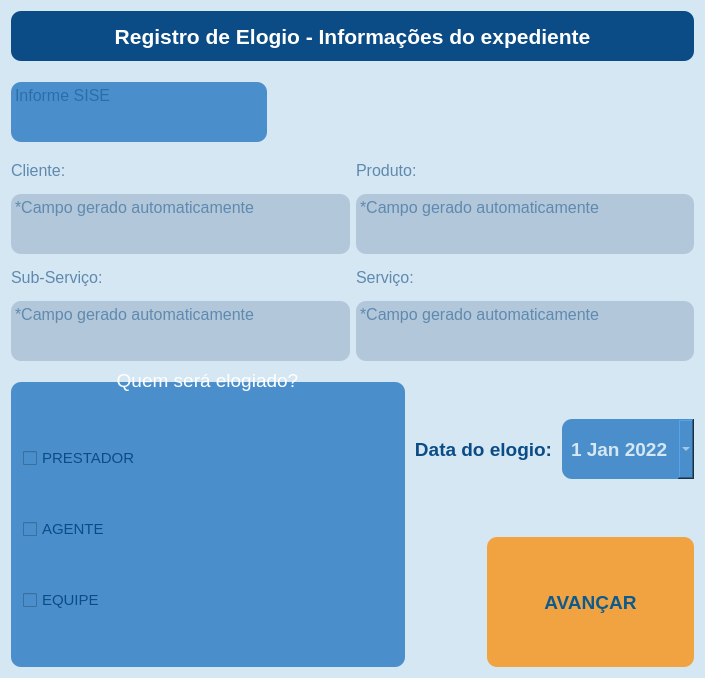
        <widget class="QFrame" name="main_frame">
         <property name="minimumSize">
          <size>
           <width>0</width>
           <height>0</height>
          </size>
         </property>
         <property name="maximumSize">
          <size>
           <width>16777215</width>
           <height>16777215</height>
          </size>
         </property>
         <property name="styleSheet">
          <string notr="true">QFrame {background-color:#D5E7F2;
color: rgb(255, 255, 255);
border: rgb(0, 0, 127);
border-radius: 10px;
}

</string>
         </property>
         <property name="frameShape">
          <enum>QFrame::NoFrame</enum>
         </property>
         <property name="frameShadow">
          <enum>QFrame::Raised</enum>
         </property>
         <layout class="QGridLayout" name="gridLayout_3" rowstretch="0,0,0,0,0,0" rowminimumheight="0,0,0,0,0,0">
          <item row="3" column="0" rowspan="3" colspan="2">
           <widget class="QGroupBox" name="groupBox">
            <property name="sizePolicy">
             <sizepolicy hsizetype="Preferred" vsizetype="Preferred">
              <horstretch>0</horstretch>
              <verstretch>0</verstretch>
             </sizepolicy>
            </property>
            <property name="minimumSize">
             <size>
              <width>0</width>
              <height>300</height>
             </size>
            </property>
            <property name="maximumSize">
             <size>
              <width>600</width>
              <height>16777215</height>
             </size>
            </property>
            <property name="font">
             <font>
              <pointsize>14</pointsize>
              <weight>50</weight>
              <bold>false</bold>
             </font>
            </property>
            <property name="styleSheet">
             <string notr="true">QGroupBox {
background-color: rgb(74, 143, 204);
color: rgb(255, 255, 255);
border: rgb(0, 0, 127);
border-radius: 10px;
margin-top: 15px}

QGroupBox:focus{
border: 5px solid #F2A341;
}
QCheckBox {background-color: rgb(74, 143, 204);
color: #0B4C86;}

QCheckBox:checked {
color: #F3AA3E;}

</string>
            </property>
            <property name="title">
             <string>Quem será elogiado?</string>
            </property>
            <property name="alignment">
             <set>Qt::AlignCenter</set>
            </property>
            <property name="checkable">
             <bool>false</bool>
            </property>
            <property name="checked">
             <bool>false</bool>
            </property>
            <layout class="QVBoxLayout" name="verticalLayout_3">
             <item>
              <widget class="QCheckBox" name="cb_prestador">
               <property name="sizePolicy">
                <sizepolicy hsizetype="Minimum" vsizetype="Fixed">
                 <horstretch>0</horstretch>
                 <verstretch>0</verstretch>
                </sizepolicy>
               </property>
               <property name="minimumSize">
                <size>
                 <width>0</width>
                 <height>0</height>
                </size>
               </property>
               <property name="font">
                <font>
                 <pointsize>11</pointsize>
                </font>
               </property>
               <property name="text">
                <string>PRESTADOR</string>
               </property>
              </widget>
             </item>
             <item>
              <widget class="QCheckBox" name="cb_agente">
               <property name="sizePolicy">
                <sizepolicy hsizetype="Minimum" vsizetype="Fixed">
                 <horstretch>0</horstretch>
                 <verstretch>0</verstretch>
                </sizepolicy>
               </property>
               <property name="minimumSize">
                <size>
                 <width>0</width>
                 <height>0</height>
                </size>
               </property>
               <property name="font">
                <font>
                 <family>Segoe UI</family>
                 <pointsize>11</pointsize>
                </font>
               </property>
               <property name="text">
                <string>AGENTE</string>
               </property>
              </widget>
             </item>
             <item>
              <widget class="QCheckBox" name="cb_equipe">
               <property name="font">
                <font>
                 <pointsize>11</pointsize>
                </font>
               </property>
               <property name="layoutDirection">
                <enum>Qt::LeftToRight</enum>
               </property>
               <property name="text">
                <string>EQUIPE</string>
               </property>
              </widget>
             </item>
            </layout>
           </widget>
          </item>
          <item row="0" column="0" colspan="5">
           <widget class="QLabel" name="label_10">
            <property name="enabled">
             <bool>true</bool>
            </property>
            <property name="minimumSize">
             <size>
              <width>0</width>
              <height>60</height>
             </size>
            </property>
            <property name="maximumSize">
             <size>
              <width>16777215</width>
              <height>85</height>
             </size>
            </property>
            <property name="font">
             <font>
              <pointsize>16</pointsize>
              <weight>75</weight>
              <bold>true</bold>
             </font>
            </property>
            <property name="layoutDirection">
             <enum>Qt::LeftToRight</enum>
            </property>
            <property name="styleSheet">
             <string notr="true">background-color: #0B4C86;
color: rgb(255, 255, 255);
border: #F2A341;
border-radius: 10px;
margin-bottom: 10px;</string>
            </property>
            <property name="frameShadow">
             <enum>QFrame::Plain</enum>
            </property>
            <property name="lineWidth">
             <number>1</number>
            </property>
            <property name="text">
             <string>Registro de Elogio - Informações do expediente</string>
            </property>
            <property name="alignment">
             <set>Qt::AlignCenter</set>
            </property>
           </widget>
          </item>
          <item row="1" column="0" colspan="2">
           <layout class="QHBoxLayout" name="horizontalLayout_2">
            <item>
             <widget class="QPlainTextEdit" name="et_sise">
              <property name="minimumSize">
               <size>
                <width>0</width>
                <height>0</height>
               </size>
              </property>
              <property name="maximumSize">
               <size>
                <width>600</width>
                <height>60</height>
               </size>
              </property>
              <property name="font">
               <font>
                <pointsize>12</pointsize>
               </font>
              </property>
              <property name="styleSheet">
               <string notr="true">QPlainTextEdit {
color: #0B4C86;
border-color: rgb(242, 163, 65);
background-color: rgb(74, 143, 204);
}
QPlainTextEdit:focus{
border: 3px solid #F2A341;
}</string>
              </property>
              <property name="frameShape">
               <enum>QFrame::NoFrame</enum>
              </property>
              <property name="frameShadow">
               <enum>QFrame::Sunken</enum>
              </property>
              <property name="lineWidth">
               <number>3</number>
              </property>
              <property name="tabChangesFocus">
               <bool>true</bool>
              </property>
              <property name="maximumBlockCount">
               <number>8</number>
              </property>
              <property name="placeholderText">
               <string>Informe SISE</string>
              </property>
             </widget>
            </item>
            <item>
             <widget class="QPushButton" name="btn_pesquisar">
              <property name="minimumSize">
               <size>
                <width>0</width>
                <height>70</height>
               </size>
              </property>
              <property name="cursor">
               <cursorShape>PointingHandCursor</cursorShape>
              </property>
              <property name="styleSheet">
               <string notr="true">QPushButton {
background-color:#D5E7F2;
border-radius: 15px;
padding-right: 100px;
}
</string>
              </property>
              <property name="text">
               <string/>
              </property>
              <property name="icon">
               <iconset>
                <normaloff>lupa.png</normaloff>lupa.png</iconset>
              </property>
              <property name="iconSize">
               <size>
                <width>50</width>
                <height>50</height>
               </size>
              </property>
             </widget>
            </item>
           </layout>
          </item>
          <item row="2" column="0" colspan="5">
           <layout class="QGridLayout" name="gridLayout_4">
            <item row="3" column="1">
             <widget class="QPlainTextEdit" name="servico_auto_2">
              <property name="enabled">
               <bool>false</bool>
              </property>
              <property name="minimumSize">
               <size>
                <width>0</width>
                <height>15</height>
               </size>
              </property>
              <property name="maximumSize">
               <size>
                <width>16777215</width>
                <height>60</height>
               </size>
              </property>
              <property name="font">
               <font>
                <pointsize>12</pointsize>
               </font>
              </property>
              <property name="styleSheet">
               <string notr="true">color: rgb(11, 76, 134);
background-color: #B2C7D9;
</string>
              </property>
              <property name="frameShape">
               <enum>QFrame::NoFrame</enum>
              </property>
              <property name="placeholderText">
               <string>*Campo gerado automaticamente </string>
              </property>
             </widget>
            </item>
            <item row="1" column="0">
             <widget class="QPlainTextEdit" name="cliente_auto_2">
              <property name="enabled">
               <bool>false</bool>
              </property>
              <property name="minimumSize">
               <size>
                <width>0</width>
                <height>15</height>
               </size>
              </property>
              <property name="maximumSize">
               <size>
                <width>16777215</width>
                <height>60</height>
               </size>
              </property>
              <property name="font">
               <font>
                <pointsize>12</pointsize>
               </font>
              </property>
              <property name="styleSheet">
               <string notr="true">color: #0B4C86;
background-color: #B2C7D9;
</string>
              </property>
              <property name="frameShape">
               <enum>QFrame::VLine</enum>
              </property>
              <property name="placeholderText">
               <string>*Campo gerado automaticamente </string>
              </property>
             </widget>
            </item>
            <item row="1" column="1">
             <widget class="QPlainTextEdit" name="produto_auto_2">
              <property name="enabled">
               <bool>false</bool>
              </property>
              <property name="minimumSize">
               <size>
                <width>0</width>
                <height>15</height>
               </size>
              </property>
              <property name="maximumSize">
               <size>
                <width>16777215</width>
                <height>60</height>
               </size>
              </property>
              <property name="font">
               <font>
                <pointsize>12</pointsize>
               </font>
              </property>
              <property name="focusPolicy">
               <enum>Qt::ClickFocus</enum>
              </property>
              <property name="styleSheet">
               <string notr="true">color: #0B4C86;
background-color: #B2C7D9;</string>
              </property>
              <property name="frameShape">
               <enum>QFrame::NoFrame</enum>
              </property>
              <property name="placeholderText">
               <string>*Campo gerado automaticamente </string>
              </property>
             </widget>
            </item>
            <item row="3" column="0">
             <widget class="QPlainTextEdit" name="sub_servico_auto">
              <property name="enabled">
               <bool>false</bool>
              </property>
              <property name="minimumSize">
               <size>
                <width>0</width>
                <height>15</height>
               </size>
              </property>
              <property name="maximumSize">
               <size>
                <width>16777215</width>
                <height>60</height>
               </size>
              </property>
              <property name="font">
               <font>
                <pointsize>12</pointsize>
               </font>
              </property>
              <property name="styleSheet">
               <string notr="true">color: #0B4C86;
background-color: #B2C7D9;
</string>
              </property>
              <property name="frameShape">
               <enum>QFrame::VLine</enum>
              </property>
              <property name="placeholderText">
               <string>*Campo gerado automaticamente </string>
              </property>
             </widget>
            </item>
            <item row="0" column="1">
             <widget class="QLabel" name="label_3">
              <property name="minimumSize">
               <size>
                <width>0</width>
                <height>35</height>
               </size>
              </property>
              <property name="maximumSize">
               <size>
                <width>16777215</width>
                <height>60</height>
               </size>
              </property>
              <property name="font">
               <font>
                <pointsize>12</pointsize>
               </font>
              </property>
              <property name="styleSheet">
               <string notr="true">color: #5f89af;</string>
              </property>
              <property name="text">
               <string>Produto:</string>
              </property>
             </widget>
            </item>
            <item row="0" column="0">
             <widget class="QLabel" name="label_4">
              <property name="minimumSize">
               <size>
                <width>0</width>
                <height>35</height>
               </size>
              </property>
              <property name="maximumSize">
               <size>
                <width>16777215</width>
                <height>60</height>
               </size>
              </property>
              <property name="font">
               <font>
                <pointsize>12</pointsize>
               </font>
              </property>
              <property name="styleSheet">
               <string notr="true">color: #5f89af;</string>
              </property>
              <property name="text">
               <string>Cliente:</string>
              </property>
             </widget>
            </item>
            <item row="2" column="0">
             <widget class="QLabel" name="label_8">
              <property name="minimumSize">
               <size>
                <width>0</width>
                <height>35</height>
               </size>
              </property>
              <property name="maximumSize">
               <size>
                <width>16777215</width>
                <height>60</height>
               </size>
              </property>
              <property name="font">
               <font>
                <pointsize>12</pointsize>
               </font>
              </property>
              <property name="styleSheet">
               <string notr="true">color: #5f89af;</string>
              </property>
              <property name="text">
               <string>Sub-Serviço:</string>
              </property>
             </widget>
            </item>
            <item row="2" column="1">
             <widget class="QLabel" name="label_9">
              <property name="minimumSize">
               <size>
                <width>0</width>
                <height>35</height>
               </size>
              </property>
              <property name="maximumSize">
               <size>
                <width>16777215</width>
                <height>60</height>
               </size>
              </property>
              <property name="font">
               <font>
                <pointsize>12</pointsize>
               </font>
              </property>
              <property name="styleSheet">
               <string notr="true">color: #5f89af;</string>
              </property>
              <property name="text">
               <string>Serviço:</string>
              </property>
             </widget>
            </item>
           </layout>
          </item>
          <item row="5" column="3" colspan="2">
           <widget class="QPushButton" name="btn_avancar">
            <property name="minimumSize">
             <size>
              <width>0</width>
              <height>130</height>
             </size>
            </property>
            <property name="font">
             <font>
              <pointsize>14</pointsize>
              <weight>75</weight>
              <bold>true</bold>
             </font>
            </property>
            <property name="cursor">
             <cursorShape>PointingHandCursor</cursorShape>
            </property>
            <property name="layoutDirection">
             <enum>Qt::RightToLeft</enum>
            </property>
            <property name="styleSheet">
             <string notr="true">QPushButton{
background-color: #F2A341;
color: #0D5B8C;
border-radius: 10px;
}
QPushButton:pressed{
border: 5px solid #0B4C86;
}</string>
            </property>
            <property name="text">
             <string>AVANÇAR</string>
            </property>
           </widget>
          </item>
          <item row="3" column="4" rowspan="2">
           <widget class="QDateEdit" name="calendario">
            <property name="minimumSize">
             <size>
              <width>0</width>
              <height>60</height>
             </size>
            </property>
            <property name="maximumSize">
             <size>
              <width>16777215</width>
              <height>16777215</height>
             </size>
            </property>
            <property name="font">
             <font>
              <pointsize>14</pointsize>
              <weight>75</weight>
              <bold>true</bold>
             </font>
            </property>
            <property name="styleSheet">
             <string notr="true">QDateEdit {background-color: rgb(74, 143, 204);
color: #D5E7F2;
border: rgb(0, 0, 127);
border-radius: 10px;
}

QDateEdit:focus{
border: 3px solid #F2A341;
}

QCalendarWidget QToolButton {
	color: white;
  	font-size: 24px;
  	icon-size: 56px, 56px;
  	background-color: #F3AA3E
  }
  QCalendarWidget QMenu {
  
  	left: 20px;
  	color: white;
  	font-size: 18px;
  	background-color: rgb(100, 100, 100);
  }
  QCalendarWidget QSpinBox { 

  	font-size:24px; 
  	color: white; 
  	background-color: #F3AA3E
  }

  /* header row */
  QCalendarWidget QWidget { alternate-background-color:#0D5B8C}
   
  /* normal days */
  QCalendarWidget QAbstractItemView:enabled 
  {
  	font-size:24px;  
  	color: rgb(180, 180, 180);  
  	background-color:#4992BF;  
  	selection-background-color: rgb(64, 64, 64); 
  	selection-color: rgb(0, 255, 0); 
  }
   
  /* days in other months */
  /* navigation bar */
QCalendarWidget QWidget#qt_calendar_navigationbar
{ 
  background-color: #F3AA3E
}

QCalendarWidget QAbstractItemView:disabled 
{ 
color: rgb(64, 64, 64); 
}
</string>
            </property>
            <property name="alignment">
             <set>Qt::AlignCenter</set>
            </property>
            <property name="accelerated">
             <bool>false</bool>
            </property>
            <property name="dateTime">
             <datetime>
              <hour>0</hour>
              <minute>0</minute>
              <second>0</second>
              <year>2022</year>
              <month>1</month>
              <day>1</day>
             </datetime>
            </property>
            <property name="calendarPopup">
             <bool>true</bool>
            </property>
            <property name="timeSpec">
             <enum>Qt::LocalTime</enum>
            </property>
           </widget>
          </item>
          <item row="3" column="2" rowspan="2" colspan="2">
           <widget class="QLabel" name="label_11">
            <property name="minimumSize">
             <size>
              <width>0</width>
              <height>0</height>
             </size>
            </property>
            <property name="maximumSize">
             <size>
              <width>16777215</width>
              <height>16777215</height>
             </size>
            </property>
            <property name="font">
             <font>
              <pointsize>14</pointsize>
              <weight>75</weight>
              <bold>true</bold>
             </font>
            </property>
            <property name="styleSheet">
             <string notr="true">color: #0B4C86;;
</string>
            </property>
            <property name="text">
             <string>Data do elogio:</string>
            </property>
            <property name="alignment">
             <set>Qt::AlignCenter</set>
            </property>
           </widget>
          </item>
         </layout>
        </widget>
